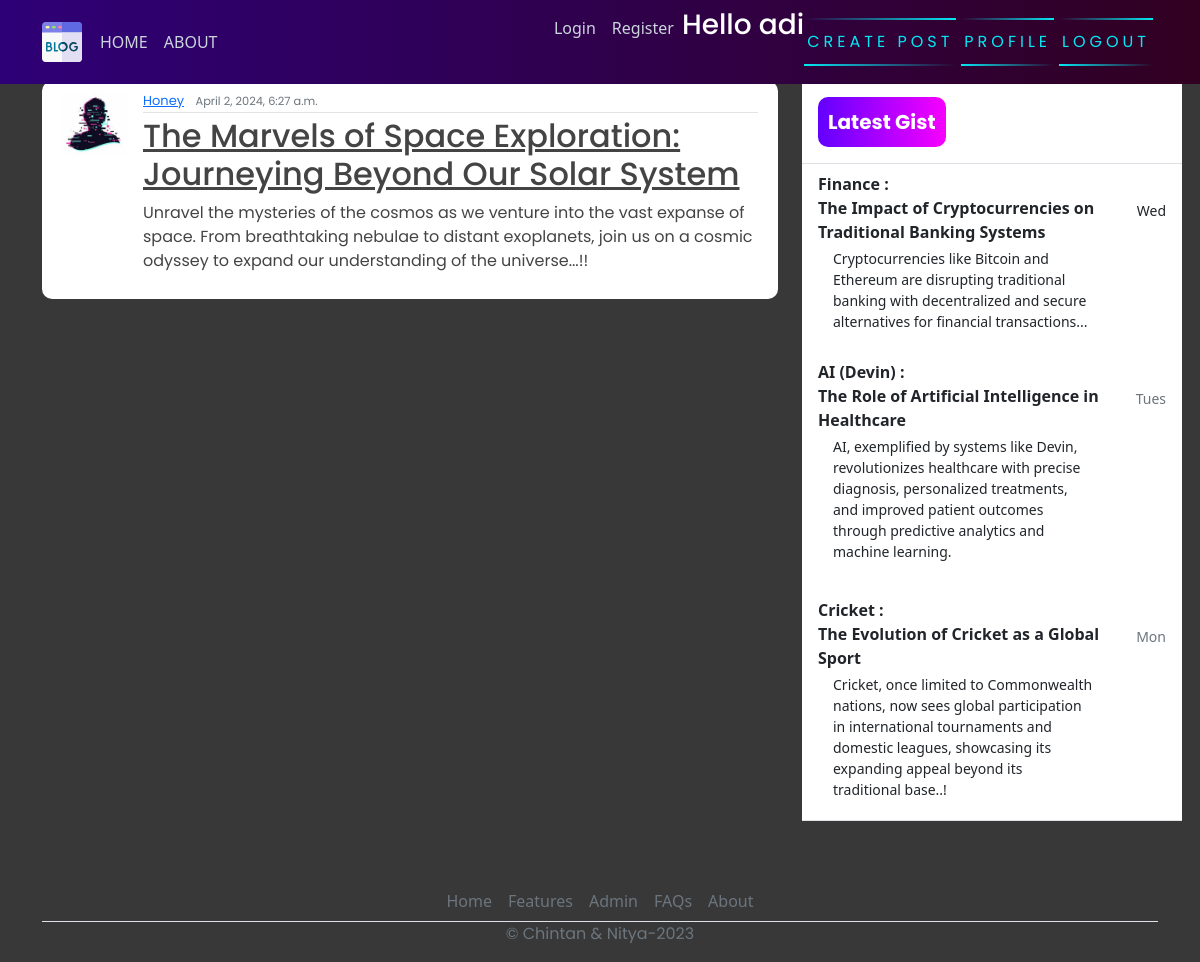
/post/10/ (signed in), run on the app's committed database.
### blog/models.py (models this page shows, shortened)
class Post(models.Model):
    title=models.CharField(max_length=200)
    content=models.TextField()
    date_posted=models.DateTimeField(default=timezone.now)
    author= models.ForeignKey(User, on_delete=models.CASCADE)

### users/models.py (models this page shows, shortened)
class Profile(models.Model):
    user = models.OneToOneField(User, on_delete=models.CASCADE)
    image = models.ImageField(default='default.jpg', upload_to='profile_pics')

### blog/views.py (the view)
# urls.py: path('post/<int:pk>/', PostDetailView.as_view(), name="blog-detail"),
class PostDetailView(LoginRequiredMixin, DetailView):
    model = Post

### blog/templates/blog/post_detail.html (shortened to what this page needs)
{% extends 'blog/base.html' %}
{% block content %}
        <article class="media content-section">
            <img class="rounded-cirlce article-img" src="{{ object.author.profile.image.url }}" alt="">
            <div class="media-body">
              <div class="article-metadata">
                <a class="mr-2" href="#">{{ object.author }}</a>
                <small class="text-muted">{{ object.date_posted }}</small> <br>
              </div>
              <h2><a class="article-title" href="#">{{ object.title }}</a></h2>
              <p class="article-content">{{ object.content }}</p>
            </div>
            <br>
          </article>
{% endblock content %}

### blog/templates/blog/base.html (shortened to what this page needs)
{% load static %}
<!DOCTYPE html>
<html>
<head>
    <link rel="stylesheet" href="https://maxcdn.bootstrapcdn.com/bootstrap/4.0.0/css/bootstrap.min.css">
    <link href="https://cdn.jsdelivr.net/npm/bootstrap@5.0.2/dist/css/bootstrap.min.css" rel="stylesheet">
    <link rel="stylesheet" href="{% static 'blog/main.css' %}">
</head>
<body>
    <header class="site-header">
      <nav class="navbar navbar-expand-md navbar-dark bg-steel fixed-top">
        <div class="container">
          <div class="collapse navbar-collapse" id="navbarToggle">
            <div class="navbar-nav mr-auto">
                {% if user.is_authenticated %}
              <a class="nav-item nav-link" href="{% url 'blog-home' %}">HOME</a>
              <a class="nav-item nav-link" href="{% url 'blog-about' %}">ABOUT</a>
            </div>
            <div class="navbar-nav">
              <a class="nav-item nav-link" href="{% url 'login' %}">Login</a>
              <a class="nav-item nav-link" href="{% url 'register' %}">Register</a>
               <h3 style="color: white;">Hello {{request.user}}</h3>
                <a href="{% url 'blog-new' %}" id="auth-links">
                <span></span>
                <span></span>
                Create Post
            </a>
                <a href="{% url 'profile' %}" id="auth-links">
                <span></span>
                <span></span>
                Profile
            </a>
                <a href="{% url 'logout' %}" id="auth-links">
                <span></span>
                <span></span>
                Logout
            </a>
                {% endif %}
            </div>
          </div>
        </div>
      </nav>
    </header>
    <main role="main" class="container">
      <div class="row">
          <div class="col-md-8">
          </div>
        <div class="col-md-8">
           {% block content %}{% endblock %}
        </div>
        <div class="col-md-4">
          <div class="content-sectionw">
            <div class="d-flex flex-column align-items-stretch flex-shrink-0 bg-white" style="width: 380px;" style="padding-top: 120px;">
                <a id="list-group" style="text-decoration: none;" href="" class="d-flex align-items-center flex-shrink-0 p-3 link-dark text-decoration-none border-bottom">
                  <span class="fs-5 fw-semibold" id="gist-btn">Latest Gist</span>
                </a>
                <div class="list-group list-group-flush border-bottom scrollarea">
                  <a href="#" class="list-group-item list-group-item-action  lh-tight" aria-current="true">
                    <div class="d-flex w-100 align-items-center justify-content-between">
                      <strong class="mb-1">Finance : <br>
                        The Impact of Cryptocurrencies on Traditional Banking Systems
                    </strong>
                      <small>Wed</small>
                    </div>
                    <div class="col-10 mb-1 small">Cryptocurrencies like Bitcoin and Ethereum are disrupting traditional banking with
                      decentralized and secure alternatives for financial transactions...
                    </div>
                  </a>
                  <a href="#" class="list-group-item list-group-item-action py-3 lh-tight">
                    <div class="d-flex w-100 align-items-center justify-content-between">
                      <strong class="mb-1">AI (Devin) :<br>
                        The Role of Artificial Intelligence in Healthcare
                        </strong>
                      <small class="text-muted">Tues</small>
                    </div>
                    <div class="col-10 mb-1 small">
                      AI, exemplified by systems like Devin, revolutionizes healthcare with precise diagnosis, personalized treatments, and
                      improved patient outcomes through predictive analytics and machine learning.</div>
                  </a>
                  <a href="#" class="list-group-item list-group-item-action py-3 lh-tight">
                    <div class="d-flex w-100 align-items-center justify-content-between">
                      <strong class="mb-1">Cricket :<br>
                        The Evolution of Cricket as a Global Sport
                        </strong>
                      <small class="text-muted">Mon</small>
                    </div>
                    <div class="col-10 mb-1 small">Cricket, once limited to Commonwealth nations, now sees global participation in international tournaments
                       and domestic leagues, showcasing its expanding appeal beyond its traditional base..!</div>
                  </a>
                </div>
              </div>
          </div>
        </div>
      </div>
        <footer class="" >
          <ul class="nav justify-content-center border-bottom"  style="margin-top: 60px;">
            <li class="nav-item"><a href="#" class="nav-link px-2 text-muted">Home</a></li>
            <li class="nav-item"><a href="#" class="nav-link px-2 text-muted">Features</a></li>
            <li class="nav-item"><a href="admin/" class="nav-link px-2 text-muted">Admin</a></li>
            <li class="nav-item"><a href="#" class="nav-link px-2 text-muted">FAQs</a></li>
            <li class="nav-item"><a href="#" class="nav-link px-2 text-muted">About</a></li>
          </ul>
          <p class="text-center text-muted">&copy; Chintan & Nitya-2023</p>
        </footer>
    </main>
</body>
</html>

### blog/static/blog/main.css (style rules this page uses)
body { background-color: rgb(56, 56, 56); margin-top: 5rem; background-size: contain; background-repeat: no-repeat; }
h1, h2, h3, h4, h5, h6, p { color: #444444; font-family: 'Poppins', sans-serif; }
ul { margin: 0; }
.bg-steel { background: linear-gradient(270deg, rgb(49, 0, 33) 0%, rgb(46, 0, 119) 100%); }
.site-header .navbar-nav .nav-link { color: #cbd5db; }
.content-section { background: #ffffff; padding: 10px 20px; border-radius: 10px; margin-bottom: 20px; }
.article-title { color: #444444; }
.article-content { white-space: pre-line; }
.article-img { height: 65px; width: 65px; margin-right: 16px; }
.article-metadata { font-family: 'Poppins', sans-serif; padding-bottom: 1px; margin-bottom: 4px; font-size: 13px; border-bottom: 1px solid #e3e3e3 }
svg { width: 50px; height: 50px; }
#auth-links { font-family: 'Poppins', sans-serif; position: relative; display: inline-block; padding: 12px 3px; margin: 10px 0; color: #03e9f4; text-decoration: none; text-transform: uppercase; transition: 0.5s; letter-spacing: 4px; overflow: hidden; margin-right: 5px; }
#auth-links span { position: absolute; display: block; }
#auth-links span:nth-child(1) { top: 0; left: 0; width: 100%; height: 2px; background: linear-gradient(90deg,transparent,#03e9f4); animation: animate1 1s linear infinite; }
#auth-links span:nth-child(3) { bottom: 0; right: 0; width: 100%; height: 2px; background: linear-gradient(270deg,transparent,#03e9f4); animation: animate3 1s linear infinite; animation-delay: 0.50s; }
#gist-btn { color: black; background: linear-gradient(270deg, rgb(247, 0, 255) 0%, rgb(98, 0, 255) 100%); padding: 10px; color: white; font-family: 'Poppins', sans-serif; font-weight: bold; border-radius: 10px; }

### data on the page
Post: author.profile.image (placeholder picture), author "Honey", date_posted "April 2, 2024, 6:27 a.m.", title "The Marvels of Space Exploration: Journeying Beyond Our Solar System", content "Unravel the mysteries of the cosmos as we venture into the vast expanse of space. From breathtaking nebulae to distant exoplanets, join us on a cosmic odyssey to expand our understanding of the universe...!!"

### other printed values
{{ request.user }} "adi"
